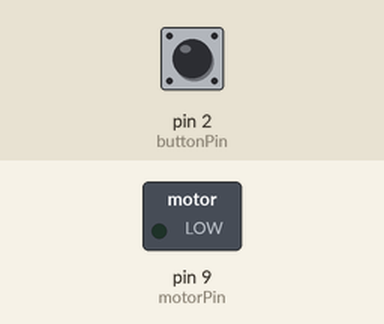
Simulated run of this sketch. Board: Arduino Uno, built with avr-gcc and run on an emulated ATmega328P. On the bench: switched loads named in the sketch (green lamp = pin HIGH). Inputs (shaded band) come from the test bench; at power-on: pin 2 (buttonPin) LOW.

Above: at 1.2 s.
1.3 s: pin 2 (buttonPin) pulled HIGH for 0.15 s
At 2.5 s:
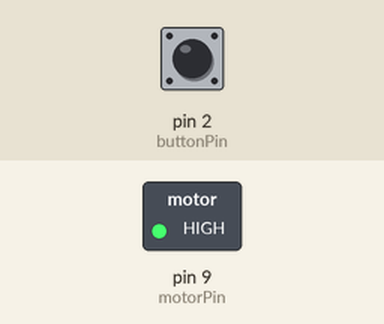
2.9 s: pin 2 (buttonPin) pulled HIGH for 1 s
At 4.0 s:
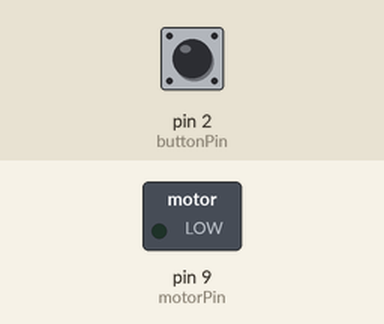
5.4 s: pin 2 (buttonPin) pulled HIGH for 3.2 s
At 5.9 s:
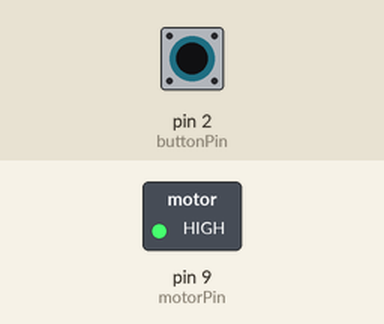
Timing chart, 0 to 8.4 s (numbered marks = the images above; inputs shaded):
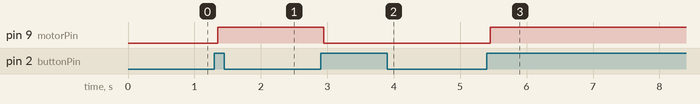

The sketch:

test_motor.ino
```cpp
#include "motor.h"
#include "button.h"

const int motorPin = 9;
const int buttonPin = 2;
Button *button;
Motor *motor;

void setup()
{
  button = new Button(buttonPin);
  motor = new Motor(motorPin);
}

void loop()
{
  if (button->isRiseEdge())
  {
    motor->reverse();
  }
}
```

button.cpp
```cpp
#include "button.h"
#include "Arduino.h"

Button::Button(byte pin, bool lastButtonState, bool buttonState)
{
	this->pin = pin;
	this->lastButtonState = lastButtonState;
	this->buttonState = buttonState;
	this->lastDebounceTime = 0;
}

Button::~Button()
{
	disattach();
}

void Button::disattach()
{
	digitalWrite(pin, LOW);
	pinMode(pin, INPUT);
}

bool Button::isRiseEdge()
{
	bool res = false;
	unsigned long debounceDelay = 50;
	int reading = digitalRead(pin);

	if (reading != lastButtonState)
	{
		lastDebounceTime = millis();
	}

	if (abs(millis() - lastDebounceTime) > debounceDelay)
	{
		if (reading != buttonState)
		{
			buttonState = reading;
			if (buttonState == HIGH)
			{
				res = true;
			}
		}
	}
	lastButtonState = reading;
	return res;
}

bool Button::isFallEdge()
{
	bool res = false;
	unsigned long debounceDelay = 50;
	int reading = digitalRead(pin);

	if (reading != lastButtonState)
	{
		lastDebounceTime = millis();
	}

	if (abs(millis() - lastDebounceTime) > debounceDelay)
	{
		if (reading != buttonState)
		{
			buttonState = reading;
			if (buttonState == LOW)
			{
				res = true;
			}
		}
	}
	lastButtonState = reading;
	return res;
}
```

button.h
```cpp
#ifndef _BUTTON_H__
#define _BUTTON_H__

#include "Arduino.h"

class Button {
	private:
		byte pin;
		bool lastButtonState;
		bool buttonState;
		unsigned long lastDebounceTime;

	public:
		Button(byte pin, bool lastButtonState=LOW, bool buttonState=LOW);

		~Button();

		bool isRiseEdge();

		bool isFallEdge();

		void disattach();
};

#endif
```

motor.cpp
```cpp
#include "motor.h"
#include "Arduino.h"

Motor::Motor(int pin, bool state)
{
  this->motorPin = pin;
  this->state = state;
  pinMode(this->motorPin, OUTPUT);
  digitalWrite(this->motorPin, LOW);
}

Motor::~Motor()
{
  digitalWrite(this->motorPin, LOW);
  pinMode(this->motorPin, INPUT);
}

void Motor::start()
{
  this->state = HIGH;
  digitalWrite(this->motorPin, HIGH);
}

void Motor::stop()
{
  this->state = LOW;
  digitalWrite(this->motorPin, LOW);
}

void Motor::reverse()
{
  if (this->state == HIGH)
  {
    this->stop();
  }
  else
  {
    this->start();
  }
}
```

motor.h
```cpp
#ifndef _MOTOR_H_
#define _MOTOR_H_

#include "Arduino.h"

class Motor
{
private:
  int motorPin;
  bool state;

public:
  Motor(int pin, bool state = LOW);
  ~Motor();
  void start();
  void stop();
  void reverse();
};

#endif
```

Measured:
- after the input at 1.3 s, pin 9 (motorPin): LOW → HIGH after 0.05 s
- after the input at 2.9 s, pin 9 (motorPin): HIGH → LOW after 0.05 s
- after the input at 5.4 s, pin 9 (motorPin): LOW → HIGH after 0.05 s
